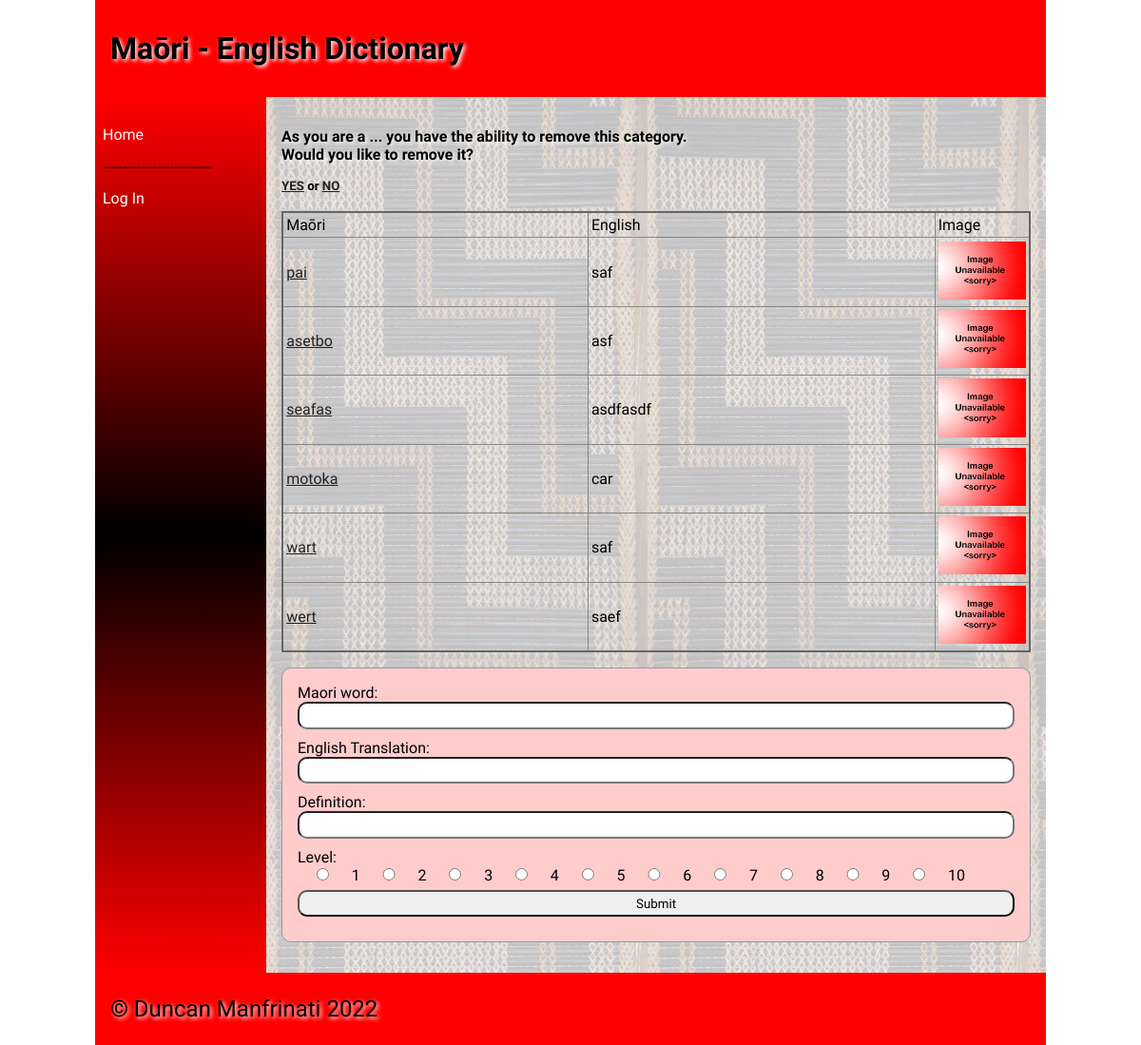
/category/19, run on an earlier commit of the app's database.
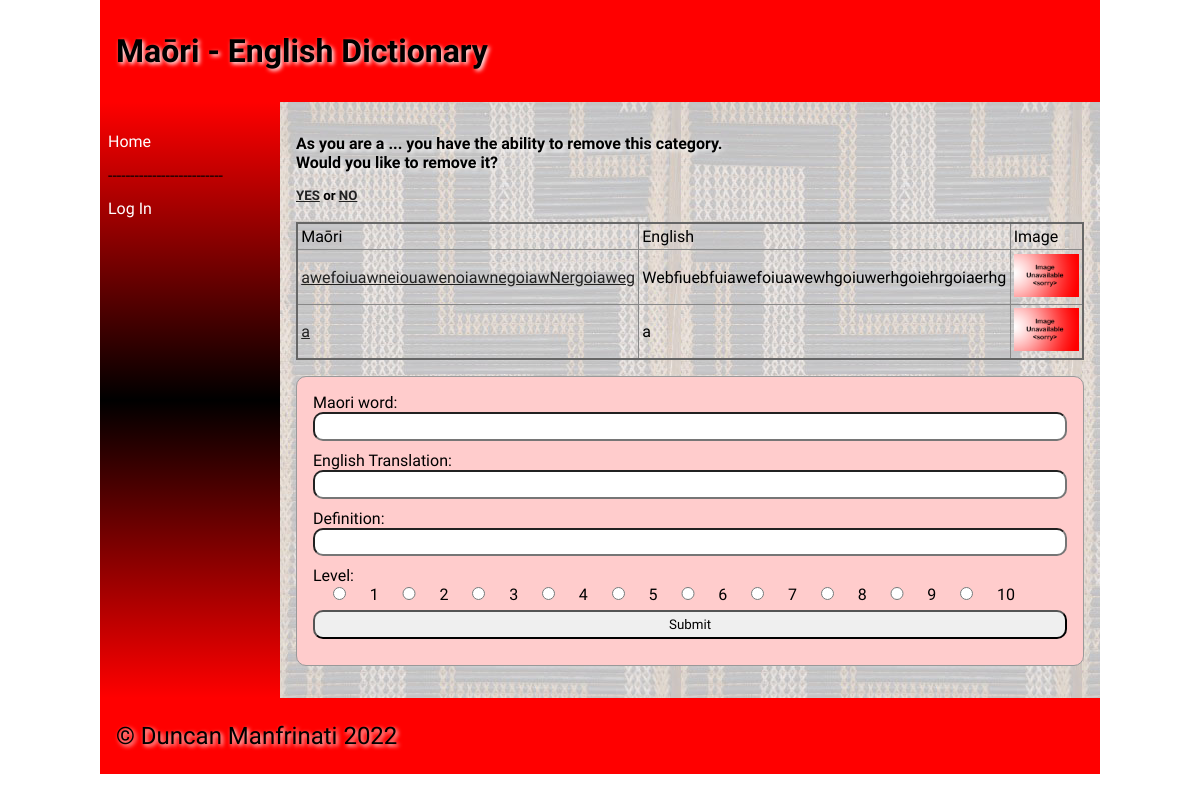
And on a later commit of the database.
### tables this page shows
CREATE TABLE "dictionary"
(
	id integer
		constraint dictionary_pk
			primary key autoincrement,
	maori varchar(60),
	english varchar(60),
	category_id integer
		references categories,
	definition varchar(900),
	level integer,
	image varchar(60),
	time datetime,
	user_id interger
);

### app.py (the view, shortened to what this page needs)
@app.route("/category/<category_id>", methods=['POST', 'GET'])
def category(category_id):
    con = create_connection(DATA_BASE)
    query = "SELECT id, maori, english, image FROM dictionary WHERE category_id=?;"
    cur = con.cursor()
    cur.execute(query, (category_id,))
    cat = cur.fetchall()
    con.close()
    return render_template("categories.html", logged_in=is_logged_in(), category_ids=int(category_id), cat=cat,
                           categories=categories())

### app.py (called while the page is built)
def create_connection(db_file):
    try:
        connection = sqlite3.connect(db_file)
        connection.execute('pragma foreign_keys=ON')
        return connection
    except Error as e:
        print(e)
    return None

def is_logged_in():
    if session.get("email") is None:
        print("Not Logged In")
        return False
    else:
        print("Logged In")
        return True

def categories():
    con = create_connection(DATA_BASE)
    query = "SELECT id,categories FROM categories"
    cur = con.cursor()
    cur.execute(query, )
    category_ids = cur.fetchall()
    con.close()
    return category_ids

### templates/categories.html (shortened to what this page needs)
{% extends 'base.html' %}
{% block heading %}Maōri - English Dictionary{% endblock %}
{% block main %}
<h4>As you are a ... you have the ability to remove this category. <br> Would you like to remove it? <br></h4>
<h5><a href="/category/delete_yes">YES</a> or <a href="/category/delete_no">NO</a></h5>
<br>
<table class="word-table">
    <thead>
    <tr>
        <td>Maōri</td>
        <td>English</td>
        <td>Image</td>
    </tr>
    </thead>
    <tbody>
    {% for words in cat %}
    <tr>
        <td><a href="/word/{{ words[0] }}">{{ words[1] }}</a></td>
        <td>{{ words[2] }}</td>
        <td width="100"><img src="/static/images/{{ words[3] }}"></td>
    </tr>
    </tbody>
    {% endfor %}
</table>
    <form class="dataForm" method="post" target="category/{{category_id}}">
    <div class="form-group">
        <div class="form-label">Maori word:</div>
        <div class="form-element"><input type="text" name="maori" id="maori" required></div>
    </div>
    <div class="form-group">
        <div class="form-label">English Translation:</div>
        <div class="form-element"><input type="text" name="english" id="english" required></div>
    </div>
    <div class="form-group">
        <div class="form-label">Definition:</div>
        <div class="form-element"><input type="text" name="definition" id="definition" required></div>
    </div>
    <div class="form-group">
        <div class="form-label">Level:</div>
        {% for i in range(10) %}
            <input type="radio" id="{{ i + 1 }}" name="level" value="{{ i + 1 }}" required>
            <label for="{{ i + 1 }}">{{ i + 1 }}</label>
        {% endfor %}
    </div>
    <div class="form-group">
        <div class="form-element"><input type="submit" value="Submit"></div>
    </div>
    </form>
{% endblock %}

### templates/base.html (shortened to what this page needs)
<!doctype html>
<html lang="en">
<head>
    <link href="{{ url_for('static', filename='css/style.css') }}" rel="stylesheet">
</head>
<body>
<div id="container">
    <header>
        <h1>{% block heading %} {% endblock %}</h1>
    </header>
    <nav>
        <ul>
            <li><a href="/">Home</a></li>
            {% if logged_in %}
            {% for category in categories %}
            <li><a href="/category/{{ category[0] }}">{{ category[1] }}</a></li>
            {% endfor %}
            <li><p>--------------------------</p></li>
            <li><a href="/logout">Log Out</a></li>
            {% else %}
            <li><p>--------------------------</p></li>
            <li><a href="/login">Log In</a></li>
            {% endif %}
        </ul>
    </nav>
    <main>
        {% block main %}{% endblock %}
    </main>
    <footer>
        <p>
            &copy; Duncan Manfrinati 2022
        </p>
    </footer>
</div>
</body>
</html>

### static/css/style.css (style rules this page uses)
* { font-family: Comfortaa, sans-serif; margin: 0; padding: 0; box-sizing: border-box; }
#container { display: grid; grid-template-columns: 75px auto; grid-template-areas: 'nav header' 'main main' 'footer footer'; }
header { grid-area: header; background-color: #f00; padding: 1rem; }
nav { grid-area: nav; }
main { grid-area: main; padding: 1rem; background-color: #edd; }
h1, h2, h3, h4 { padding: 1rem 0; font-family: 'Suez One', serif; color: #000000; text-shadow: 2px 2px 4px #fff; }
p { padding: 0.5rem 0; }
a { color: #222; }
img { width: 100%; }
.dataForm { margin: 1rem 0; border: 1px solid #999; padding: 1rem; background-color: #fcc; border-radius: 10px; }
.dataForm input, textarea { width: 100%; border-radius: 10px; padding: 0.3rem; margin-bottom: 10px; }
table { width: 100%; border: 2px solid #666; border-collapse: collapse; }
th, td { border: 1px solid #888; padding: 0.2rem; text-align: left; }
footer { grid-area: footer; padding: 1rem; background-color: #f00; }
footer p { color: #000; text-shadow: 2px 2px 4px #fff; font-size: 1.5rem; }
@media only screen and (min-width: 768px) { #container { grid-template-columns: 180px auto; grid-template-areas: 'header header' 'nav main' 'footer footer'; } }
@media only screen and (min-width: 768px) { nav { background: linear-gradient(180deg, rgba(255,0,0,1) 0%, rgba(0, 0, 0, 1) 50%, rgba(255,0,0,1) 100%); padding: 0.5rem; } }
@media only screen and (min-width: 768px) { nav ul { list-style: none; } }
@media only screen and (min-width: 768px) { nav li { padding: 0.2rem 0; } }
@media only screen and (min-width: 768px) { nav a { color: #fff; text-decoration: none; } }
@media only screen and (min-width: 768px) { main { background-image: url("/static/images/poutama.jpg"); } }
@media only screen and (min-width: 768px) { .dataForm input[type='radio'] { width: 7%; } }
@media only screen and (min-width: 1000px) { #container { width: 1000px; margin: auto; } }

What changed in the data, as far as the page shows it:
removed dictionary: maori "pai", english "saf", image (placeholder picture)
removed dictionary: maori "asetbo", english "asf", image (placeholder picture)
removed dictionary: maori "seafas", english "asdfasdf", image (placeholder picture)
removed dictionary: maori "motoka", english "car", image (placeholder picture)
removed dictionary: maori "wart", english "saf", image (placeholder picture)
removed dictionary: maori "wert", english "saef", image (placeholder picture)
added dictionary: maori "awefoiuawneiouawenoiawnegoiawNergoiaweg", english "Webfiuebfuiawefoiuawewhgoiuwerhgoiehrgoiaerhg", image (placeholder picture)
added dictionary: maori "a", english "a", image (placeholder picture)
